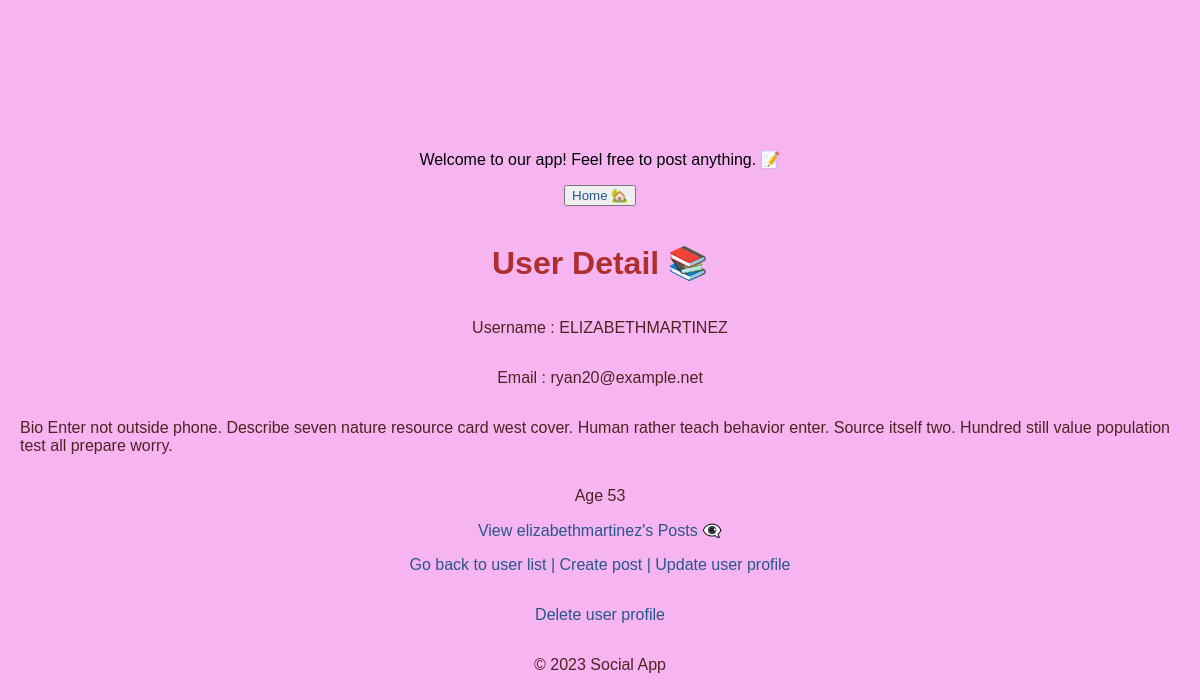
The app's page /app/users/elizabethmartinez, older data.
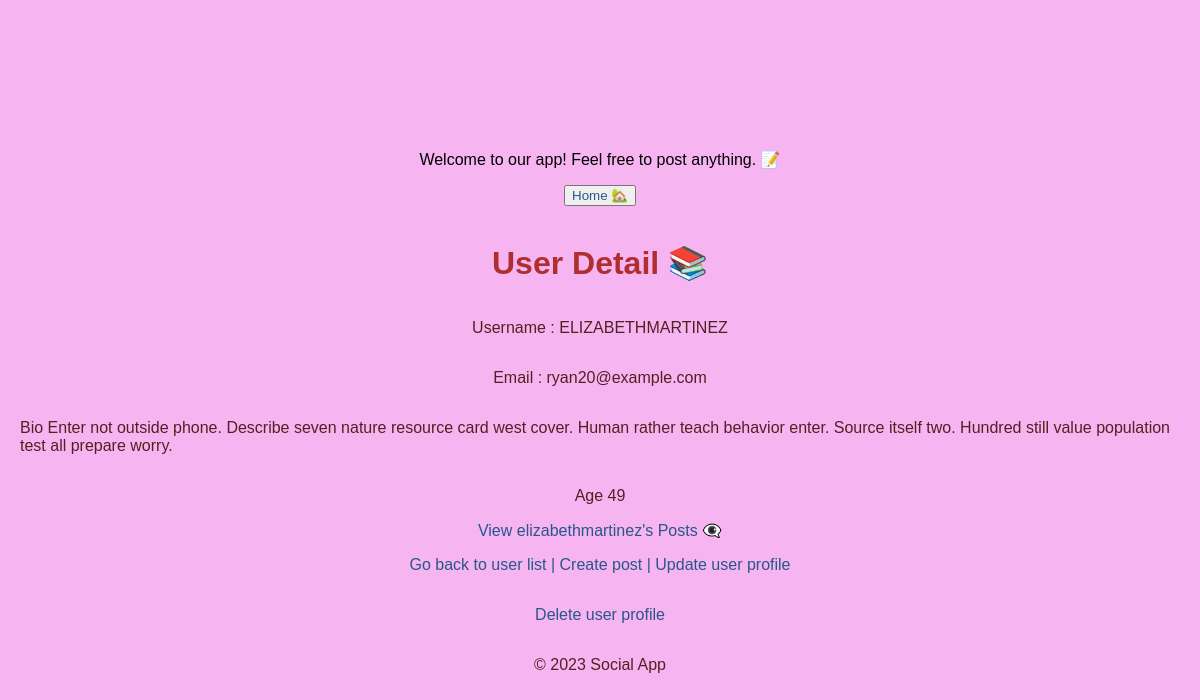
The same page, newer data.
### social_app/models.py (models this page shows, shortened)
class User(models.Model):
    username = models.CharField(max_length=50,unique=True,validators=[validate_bad_words,validators.validate_slug])
    email = models.EmailField(unique=True,validators=[valide_email,validators.EmailValidator(message='enter a valid email')])
    bio = models.TextField(blank=True,validators=[validate_bad_words])
    joined_at = models.DateTimeField(default=timezone.now)
    age = models.PositiveIntegerField(null=True,validators=[validate_age])
    class Meta:
        ordering = ['-joined_at','username']
        constraints = [models.UniqueConstraint(fields=['username','email'],name='unique email/username')]
        db_table = 'users table'
        verbose_name = 'users from the app'

### social_app/views_1.py (the view)
class UserDetailView(DetailView):
    model = User
    context_object_name = 'user'
    template_name = 'social_app/user_detail.html'
    slug_field = 'username'
    slug_url_kwarg = 'username'

### social_app/templates/social_app/user_detail.html
{% extends 'social_app/base.html' %}
    {% block content %}
    <h1>User Detail 📚</h1>
    <p>Username : {{ user.username|upper }}</p>
    <p>Email : {{ user.email }}</p>
    <p>Bio {{ user.bio }}</p>
    <p>Age {{ user.age }}</p>
    <a href="{% url 'user_posts' username=user.username %}">View {{ user.username }}'s Posts 👁️‍🗨️</a>
    <p><a href="{% url 'user_list' %}">Go back to user list</a>
    <a href="{% url 'create_post' username=user.username %}">| Create post</a>
    <a href="{% url 'update_user' username=user.username %}">| Update user profile</a></p>
    <p><a href="{% url 'delete_user' username=user.username %}">Delete user profile</a></p>
    {% endblock %}

### social_app/templates/social_app/base.html (shortened to what this page needs)
{% load static %}
<!DOCTYPE html>
<html lang="en">
<head>
    <link rel="stylesheet" type="text/css" href="{% static 'social_app/styles.css' %}">
</head>
<body>
    <header>Welcome to our app! Feel free to post anything. 📝</header>
    <p><button><a href="{% url  'home' %}">Home 🏡</a></button></p>
    {% block content %}
    {% endblock %}
    <footer>
        <p>&copy; 2023 Social App</p>
    </footer>
</body>
</html>

### social_app/static/social_app/styles.css (style rules this page uses)
body { font-family: 'Arial', sans-serif; margin: 20px; padding: 0; background-color: rgb(246, 180, 241); display: flex; flex-direction: column; align-items: center; justify-content: center; height: 100vh; }
h1 { color: #af2f2f; }
p { color: #522121; }
a { color: #28578a; text-decoration: none; }

Row changes from the older to the newer data that the page shows:
changed User "ELIZABETHMARTINEZ": email "ryan20@example.net" → "ryan20@example.com"; age "53" → "49"
